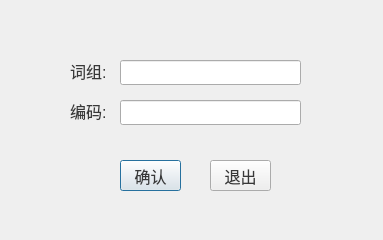
<?xml version="1.0" encoding="UTF-8"?>
<ui version="4.0">
 <class>UsrGenWordDialog</class>
 <widget class="QDialog" name="UsrGenWordDialog">
  <property name="geometry">
   <rect>
    <x>0</x>
    <y>0</y>
    <width>383</width>
    <height>240</height>
   </rect>
  </property>
  <property name="windowTitle">
   <string>极点造词</string>
  </property>
  <widget class="QLineEdit" name="ledtWordText">
   <property name="geometry">
    <rect>
     <x>120</x>
     <y>60</y>
     <width>181</width>
     <height>25</height>
    </rect>
   </property>
   <property name="font">
    <font>
     <pointsize>12</pointsize>
    </font>
   </property>
   <property name="acceptDrops">
    <bool>false</bool>
   </property>
   <property name="autoFillBackground">
    <bool>false</bool>
   </property>
   <property name="styleSheet">
    <string notr="true">color: rgb(56, 56, 56);</string>
   </property>
   <property name="inputMask">
    <string notr="true"/>
   </property>
   <property name="frame">
    <bool>true</bool>
   </property>
   <property name="placeholderText">
    <string notr="true"/>
   </property>
   <property name="clearButtonEnabled">
    <bool>false</bool>
   </property>
  </widget>
  <widget class="QLineEdit" name="ledtWordCode">
   <property name="geometry">
    <rect>
     <x>120</x>
     <y>100</y>
     <width>181</width>
     <height>25</height>
    </rect>
   </property>
   <property name="font">
    <font>
     <pointsize>12</pointsize>
    </font>
   </property>
   <property name="acceptDrops">
    <bool>false</bool>
   </property>
   <property name="autoFillBackground">
    <bool>false</bool>
   </property>
   <property name="styleSheet">
    <string notr="true">color: rgb(56, 56, 56);</string>
   </property>
   <property name="inputMask">
    <string notr="true"/>
   </property>
   <property name="text">
    <string/>
   </property>
   <property name="frame">
    <bool>true</bool>
   </property>
   <property name="placeholderText">
    <string notr="true"/>
   </property>
   <property name="clearButtonEnabled">
    <bool>false</bool>
   </property>
  </widget>
  <widget class="QLabel" name="label_3">
   <property name="geometry">
    <rect>
     <x>70</x>
     <y>60</y>
     <width>41</width>
     <height>21</height>
    </rect>
   </property>
   <property name="font">
    <font>
     <pointsize>12</pointsize>
     <weight>50</weight>
     <bold>false</bold>
    </font>
   </property>
   <property name="styleSheet">
    <string notr="true">color: rgb(56, 56, 56);</string>
   </property>
   <property name="text">
    <string>词组:</string>
   </property>
  </widget>
  <widget class="QLabel" name="label_4">
   <property name="geometry">
    <rect>
     <x>70</x>
     <y>100</y>
     <width>41</width>
     <height>21</height>
    </rect>
   </property>
   <property name="font">
    <font>
     <pointsize>12</pointsize>
     <weight>50</weight>
     <bold>false</bold>
    </font>
   </property>
   <property name="styleSheet">
    <string notr="true">color: rgb(56, 56, 56);</string>
   </property>
   <property name="frameShadow">
    <enum>QFrame::Plain</enum>
   </property>
   <property name="text">
    <string>编码:</string>
   </property>
  </widget>
  <widget class="QPushButton" name="btnOk">
   <property name="geometry">
    <rect>
     <x>120</x>
     <y>160</y>
     <width>61</width>
     <height>31</height>
    </rect>
   </property>
   <property name="font">
    <font>
     <pointsize>12</pointsize>
    </font>
   </property>
   <property name="styleSheet">
    <string notr="true">color: rgb(56, 56, 56);</string>
   </property>
   <property name="text">
    <string>确认</string>
   </property>
  </widget>
  <widget class="QPushButton" name="btnExit">
   <property name="geometry">
    <rect>
     <x>210</x>
     <y>160</y>
     <width>61</width>
     <height>31</height>
    </rect>
   </property>
   <property name="font">
    <font>
     <pointsize>12</pointsize>
    </font>
   </property>
   <property name="styleSheet">
    <string notr="true">color: rgb(56, 56, 56);</string>
   </property>
   <property name="text">
    <string>退出</string>
   </property>
  </widget>
 </widget>
 <resources/>
 <connections/>
</ui>
